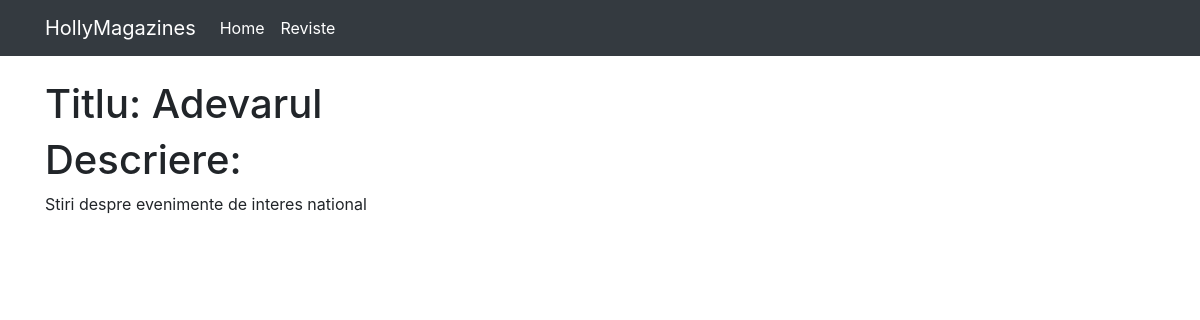
The app's page /reviste_detalii/adevarul with its own data.
### hollymagazines/models.py (models this page shows, shortened)
class Revista(Model):
    class Meta:
        verbose_name_plural="Reviste"
    title = CharField(max_length=128)
    publicatie = ForeignKey(Publicatie, on_delete=DO_NOTHING)
    released = DateField()
    description = TextField()
    created = DateTimeField(auto_now_add=True)
    slug = SlugField(unique=True, editable=False)

### hollymagazines/views.py (the view)
# urls.py: path('reviste_detalii/<slug:slug>', revista_detail, name='revista_detail'),
def revista_detail(request, slug):
    revista = Revista.objects.get(slug=slug)
    return render(
        request, template_name='revista_detalii.html',
        context={'revista': revista}
    )

### hollymagazines/templates/revista_detalii.html
{% extends 'base.html' %}
{% block content %}
<div class="pt-4">
    <h1>Titlu: {{ revista.title }}</h1>
    <h1>Descriere: </h1>
    <p>{{ revista.description }}</p>
</div>
{% endblock %}

### records on screen
Revista: title "Adevarul", description "Stiri despre evenimente de interes national"
